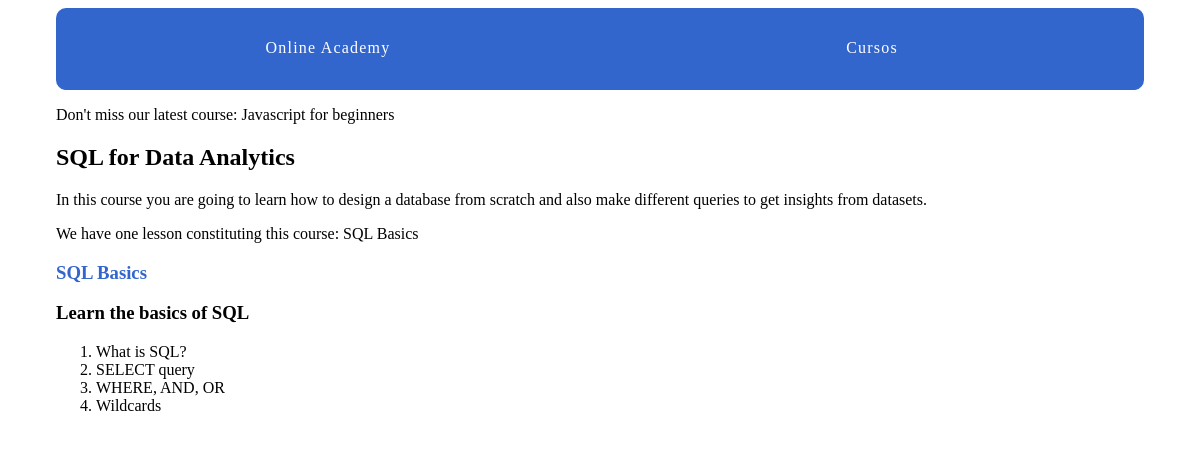
Page /courses/3/ on the committed database.
### courses/models.py (models this page shows)
class Courses(models.Model):
    created_at = models.DateTimeField(auto_now_add=True)
    title = models.CharField(max_length=30)
    description = models.TextField()
    def __str__(self):
        return self.title

class Lessons(models.Model):
    title = models.CharField(max_length=30)
    description = models.TextField()
    content = models.TextField(blank=True, default='')
    order = models.IntegerField(default=0)
    course = models.ForeignKey(Courses, on_delete=models.CASCADE)
    class Meta:
        ordering = ['order', ]
    def __str__(self):
        return self.title

### courses/views.py (the view)
# urls.py: path('<int:pk>/', views.courses_detail, name='course_detail'),
def courses_detail(request, pk):
    course = get_object_or_404(Courses, pk=pk)
    return render(request, 'courses/course_detail.html', {'course': course})

### courses/templatetags/course_extras.py (called while the page is built)
@register.simple_tag
def last_course():
    return Courses.objects.latest('created_at')

@register.filter('markdown_to_html')
def markdown_to_html(markdown_text):
    html_body = markdown2.markdown(markdown_text)
    return mark_safe(html_body)

### courses/templates/courses/course_detail.html (shortened to what this page needs)
{% extends "layout.html" %}
{% load humanize course_extras %}
{% block content %}
<article>
    <h2>{{ course.title }}</h2>
    <p>{{ course.description }}</p>
    <p>We have {{ course.lessons_set.count|apnumber }} lesson{{ course.lessons_set.count|pluralize }} constituting this course: {{ course.lessons_set.all|join:", " }}</p>
    <section>
        {% for lesson in course.lessons_set.all %}
            <h3>
                <a href="{% url 'courses:lesson_detail' courses_pk=lesson.course.pk lesson_pk=lesson.pk %}"> {{ lesson.title }} </a>
            </h3>
            {{ lesson.description|markdown_to_html }}
        {% endfor %}
    </section>
</article>
{% endblock %}

### online_academy/templates/layout.html (shortened to what this page needs)
{% load static from static %}
{% load course_extras %}
<!DOCTYPE html>
<html lang="en" dir="ltr">
    <head>
        <link rel="stylesheet" href="{% static 'css/layout.css' %}">
    </head>
    <body>
        <div class="site-container">
            <nav>
                <a href="{% url 'home' %}">Online Academy</a>
                <a href="{% url 'courses:courses_list' %}">Cursos</a>
            </nav>
            <p>Don't miss our latest course: {% last_course %}</p>
            {% block content %}{% endblock %}
        </div>
    </body>
</html>

### assets/css/layout.css (style rules this page uses)
html { box-sizing: border-box; }
*, *::after, *::before { box-sizing: inherit; }
.site-container { max-width: 68em; margin-left: auto; margin-right: auto; }
.site-container::after { clear: both; content: ""; display: table; }
.site-container nav { width: 100%; display: table; width: 100%; table-layout: fixed; border-bottom-left-radius: 10px; border-bottom-right-radius: 10px; border-top-left-radius: 10px; border-top-right-radius: 10px; border-bottom-left-radius: 10px; border-top-left-radius: 10px; border-bottom-right-radius: 10px; border-top-right-radius: 10px; background-color: #3366CC; margin-bottom: 1em; overflow: hidden; }
.site-container nav a { display: table-cell; width: 8.33333%; padding: 10px; border-bottom: 2px solid #3366CC; color: #FFFFFF; letter-spacing: 0.075em; line-height: 60px; text-align: center; text-decoration: none; }
article h2 a, article h3 a { color: #3366CC; text-decoration: none; }

### rows in the picture
Courses: title "Javascript for beginners"
Courses: title "SQL for Data Analytics", description "In this course you are going to learn how to design a database from scratch and also make different queries to get insights from datasets.", lessons_set.count|apnumber "one", lessons_set.all "SQL Basics"
Lessons: title "SQL Basics", description "Learn the basics of SQL What is SQL? SELECT query WHERE, AND, OR Wildcards"
